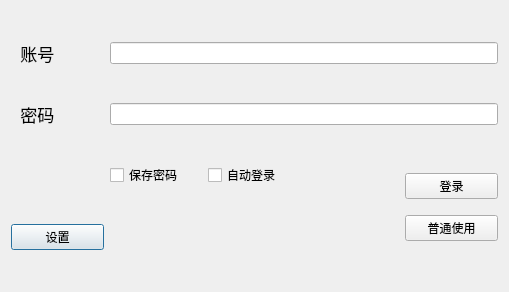
<?xml version="1.0" encoding="UTF-8"?>
<ui version="4.0">
 <class>Dialog</class>
 <widget class="QDialog" name="Dialog">
  <property name="geometry">
   <rect>
    <x>0</x>
    <y>0</y>
    <width>509</width>
    <height>292</height>
   </rect>
  </property>
  <property name="windowTitle">
   <string>Dialog</string>
  </property>
  <layout class="QGridLayout" name="gridLayout">
   <item row="1" column="0">
    <layout class="QVBoxLayout" name="verticalLayout_6">
     <item>
      <widget class="QLabel" name="label_2">
       <property name="font">
        <font>
         <pointsize>13</pointsize>
        </font>
       </property>
       <property name="autoFillBackground">
        <bool>false</bool>
       </property>
       <property name="text">
        <string>  密码</string>
       </property>
      </widget>
     </item>
    </layout>
   </item>
   <item row="0" column="1" colspan="4">
    <layout class="QVBoxLayout" name="verticalLayout_4">
     <item>
      <widget class="QLineEdit" name="textaccount"/>
     </item>
    </layout>
   </item>
   <item row="1" column="1" colspan="4">
    <layout class="QVBoxLayout" name="verticalLayout_5">
     <item>
      <widget class="QLineEdit" name="lineEdit"/>
     </item>
    </layout>
   </item>
   <item row="0" column="0">
    <layout class="QVBoxLayout" name="verticalLayout_3">
     <item>
      <widget class="QLabel" name="label">
       <property name="font">
        <font>
         <pointsize>13</pointsize>
         <weight>50</weight>
         <bold>false</bold>
        </font>
       </property>
       <property name="autoFillBackground">
        <bool>false</bool>
       </property>
       <property name="text">
        <string>  账号 </string>
       </property>
      </widget>
     </item>
    </layout>
   </item>
   <item row="3" column="0">
    <layout class="QVBoxLayout" name="verticalLayout">
     <property name="sizeConstraint">
      <enum>QLayout::SetDefaultConstraint</enum>
     </property>
     <item>
      <widget class="QPushButton" name="proxyButton">
       <property name="text">
        <string>设置</string>
       </property>
      </widget>
     </item>
    </layout>
   </item>
   <item row="2" column="4" rowspan="2">
    <layout class="QVBoxLayout" name="verticalLayout_8">
     <item>
      <widget class="QPushButton" name="loginButton">
       <property name="text">
        <string>登录</string>
       </property>
      </widget>
     </item>
     <item>
      <widget class="QPushButton" name="visitButton">
       <property name="text">
        <string>普通使用</string>
       </property>
      </widget>
     </item>
    </layout>
   </item>
   <item row="2" column="1">
    <layout class="QVBoxLayout" name="verticalLayout_2">
     <item>
      <widget class="QCheckBox" name="remember">
       <property name="text">
        <string>保存密码</string>
       </property>
      </widget>
     </item>
    </layout>
   </item>
   <item row="2" column="2">
    <layout class="QVBoxLayout" name="verticalLayout_7">
     <item>
      <widget class="QCheckBox" name="Auto">
       <property name="text">
        <string>自动登录</string>
       </property>
      </widget>
     </item>
    </layout>
   </item>
  </layout>
 </widget>
 <resources/>
 <connections/>
</ui>
